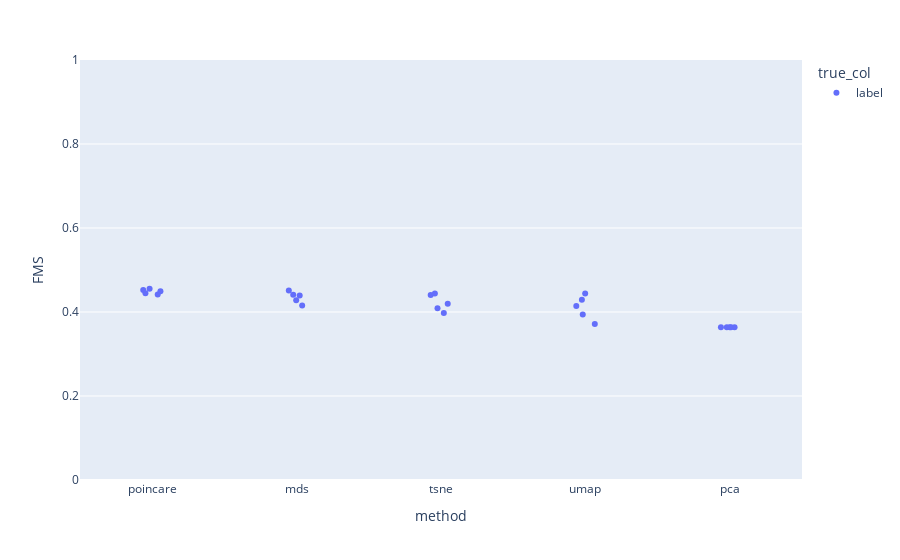

Source (notebook cell):
### Markdown cell above
### FMS

### Code cell
fig = px.strip(df_results_clust, x='method', y='FMS', color = "true_col")
fig.update_yaxes(range = [0,1])
fig.show()

# Need to add the original poincaré method

### Figure 1 — Plotly figure (JSON) as saved in the notebook; plotly's stock layout.template omitted (floating-point values rounded to 4 significant figures)
{"data": [{"alignmentgroup": "True", "boxpoints": "all", "fillcolor": "rgba(255,255,255,0)", "hoveron": "points", "hovertemplate": "true_col=label<br>method=%{x}<br>FMS=%{y}<extra></extra>", "legendgroup": "label", "line": {"color": "rgba(255,255,255,0)"}, "marker": {"color": "#636efa"}, "name": "label", "offsetgroup": "label", "orientation": "v", "pointpos": 0, "showlegend": true, "type": "box", "x": ["poincare", "mds", "tsne", "umap", "pca", "poincare", "mds", "tsne", "umap", "pca", "poincare", "mds", "tsne", "umap", "pca", "poincare", "mds", "tsne", "umap", "pca", "poincare", "mds", "tsne", "umap", "pca"], "x0": " ", "xaxis": "x", "y": [0.4524, 0.451, 0.3978, 0.429, 0.3636, 0.4446, 0.4278, 0.4087, 0.4438, 0.3636, 0.4552, 0.4391, 0.4442, 0.3941, 0.3636, 0.4415, 0.4412, 0.4194, 0.3712, 0.3636, 0.4494, 0.4153, 0.4405, 0.4143, 0.3636], "y0": " ", "yaxis": "y"}], "layout": {"boxmode": "group", "legend": {"title": {"text": "true_col"}, "tracegroupgap": 0}, "margin": {"t": 60}, "xaxis": {"anchor": "y", "domain": [0, 1], "title": {"text": "method"}}, "yaxis": {"anchor": "x", "domain": [0, 1], "range": [0, 1], "title": {"text": "FMS"}}}}
